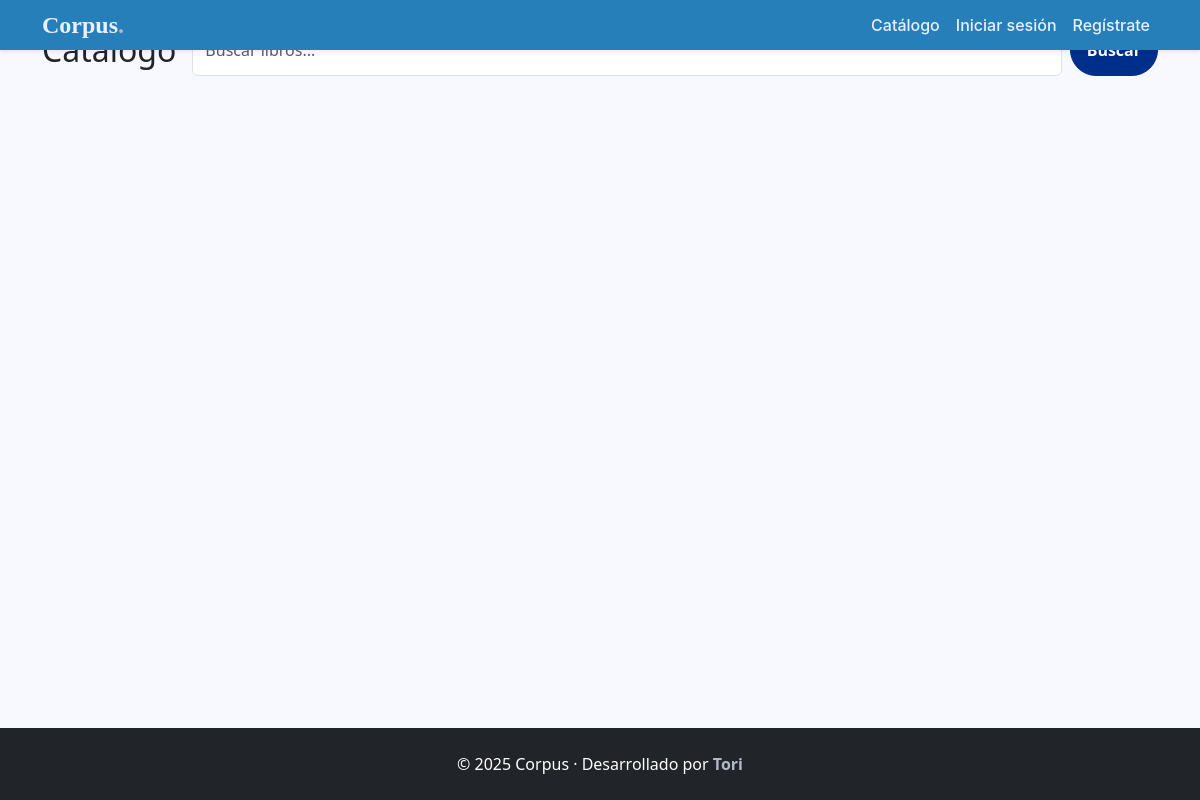
The app's page /catalogo/libros/, older data.
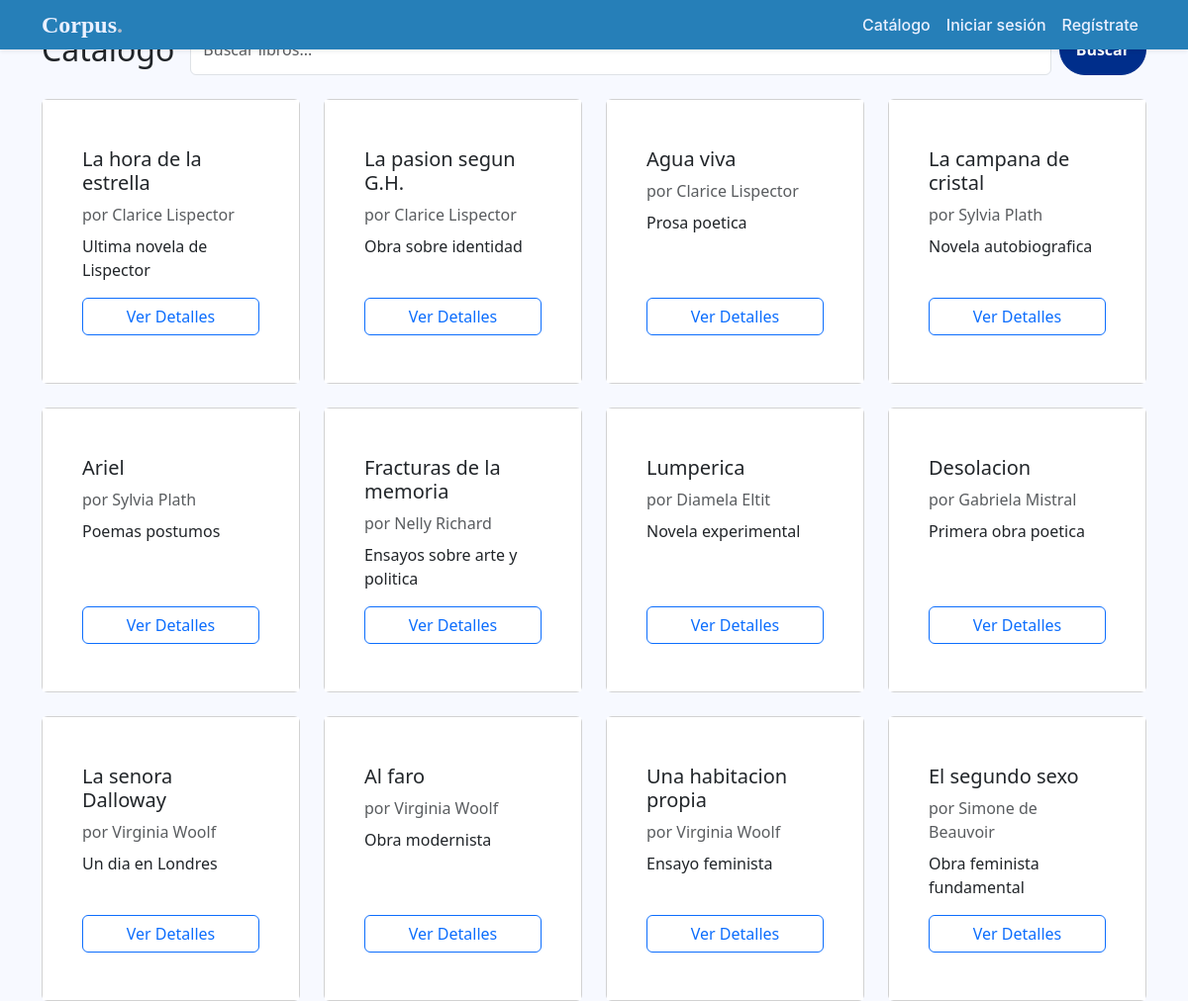
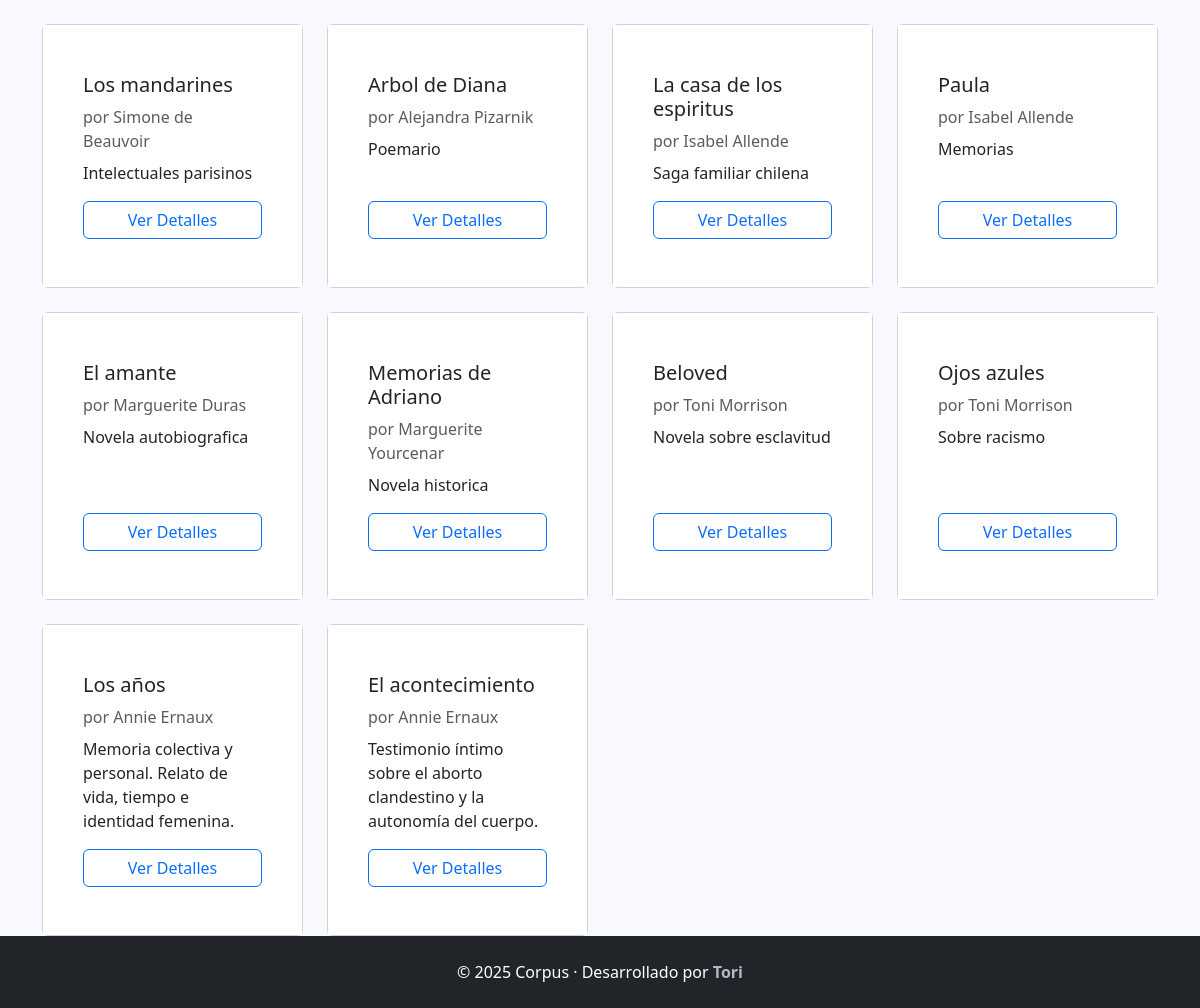
The same page, newer data (2 pictures, top to bottom).
### apps/catalogo/models.py (models this page shows, shortened)
class Libro(models.Model):
    titulo = models.CharField(max_length=200)
    autor = models.ForeignKey(Autor, on_delete=models.CASCADE)
    isbn = models.CharField(max_length=13, unique=True)
    editorial = models.CharField(max_length=100, blank=True, null=True)
    ano_publicacion = models.IntegerField()
    categoria = models.ForeignKey(Categoria, on_delete=models.CASCADE)
    descripcion = models.TextField()
    portada = models.URLField(blank=True, null=True)
    copias_totales = models.PositiveIntegerField()
    copias_disponibles = models.PositiveIntegerField()
    fecha_registro = models.DateTimeField(auto_now_add=True)

class Autor(models.Model):
    nombre = models.CharField(max_length=100)
    biografia = models.TextField(blank=True, null=True)
    pais = models.CharField(max_length=50, blank=True, null=True)
    fecha_nacimiento = models.DateField(blank=True, null=True)
    def __str__(self):
        return self.nombre
    class Meta:
        verbose_name = 'Autor'
        verbose_name_plural = 'Autores'

### apps/catalogo/views.py (the view)
# urls.py: path('libros/', ListaLibrosView.as_view(), name='lista_libros'),
class ListaLibrosView(View):
    template_name = 'catalogo/lista_libros.html'
    def get(self, request):
        q = request.GET.get('q', '')
        libros = Libro.objects.all()
        if q:
            libros = libros.filter(titulo__icontains=q)
        context = {
            'libros': libros,
            'q': q,
        }
        return render(request, self.template_name, context)

### templates/catalogo/lista_libros.html (shortened to what this page needs)
{% extends 'base.html' %}
{% block content %}
<div class ="container mt-4">
    <div class="d-flex flex-column flex-md-row justify-content-between align-items-start align-items-md-center mb-4 gap-3">
        <h2 class="mb-0">Catálogo</h2>
        <form method="get" class="d-flex gap-2 w-100 w-md-auto">
            <button type="submit" class="btn btn-primary">Buscar</button>
        </form>
    </div>
    <div class="row g-4">
        {% for libro in libros %}
        <div class="col-12 col-sm-6 col-md-4 col-lg-3">
            <div class="card h-100">
                <div class="card-body d-flex flex-column">
                    <h5 class="card-title">{{ libro.titulo }}</h5>
                    <p class="card-text text-muted mb-2">por {{ libro.autor }}</p>
                    <p class="card-text flex-grow-1">{{ libro.descripcion|truncatewords:20 }}</p>
                    <a href="{% url 'catalogo:detalle_libro' libro.id %}" class="btn btn-outline-primary mt-auto">Ver Detalles</a>
                </div>
            </div>
        </div>
        {% endfor %}
    </div>
</div>
{% endblock content %}

### templates/base.html (shortened to what this page needs)
<!DOCTYPE html>
<html lang="es">
<head>
  {% load static %}
  <link href="https://cdn.jsdelivr.net/npm/bootstrap@5.3.3/dist/css/bootstrap.min.css" rel="stylesheet">
  <link rel="stylesheet" href="https://cdn.jsdelivr.net/npm/bootstrap-icons@1.11.3/font/bootstrap-icons.min.css">
  <link rel="stylesheet" href="{% static 'css/styles.css' %}">
</head>
<body class="d-flex flex-column min-vh-100">
  <header>
    <nav class="navbar navbar-expand-lg shadow-sm navbar-personalizado fixed-top">
      <div class="container">
        <a class="navbar-brand fw-bold" href="{% url 'home' %}">Corpus<span class="punto">.</span></a>
        <div class="collapse navbar-collapse" id="navbarNav">
          <ul class="navbar-nav ms-auto">
            <li class="nav-item">
              <a class="nav-link" href="{% url 'catalogo:lista_libros' %}">Catálogo</a>
            </li>
            {% if user.is_authenticated %}
              <li class="nav-item">
                <a class="nav-link" href="{% url 'prestamos:mis_prestamos' %}">Préstamos</a>
              </li>
              <li class="nav-item">
                <a class="nav-link" href="{% url 'prestamos:mis_reservas' %}">Mis Reservas</a>
              </li>
              <li class="nav-item">
                <a class="nav-link" href="{% url 'usuarios:perfil' %}">Mi Perfil</a>
              </li>
              <li class="nav-item">
                <a class="nav-link" href="{% url 'usuarios:logout' %}">Cerrar sesión</a>
              </li>
            {% else %}
              <li class="nav-item">
                <a class="nav-link" href="{% url 'usuarios:login' %}">Iniciar sesión</a>
              </li>
              <li class="nav-item">
                <a class="nav-link" href="{% url 'usuarios:registro' %}">Regístrate</a>
              </li>
            {% endif %}
          </ul>
        </div>
      </div>
    </nav>
  </header>
  <main class="flex-grow-1">
    {% block content %}{% endblock %}
  </main>
  <footer class="bg-dark text-white py-4 mt-auto">
    <div class="container text-center">
      <p class="mb-0">© 2025 Corpus · Desarrollado por <strong class="punto">Tori</strong></p>
    </div>
  </footer>
</body>
</html>

### static/css/styles.css (style rules this page uses)
:root { --azul-principal: #5a79ff; --azul-profundo: #002e8b; --hielo: #eaf0ff; --gris: #4a4a4a; --negro-suave: #1a1a1a; --fondo: #f7f9ff; --navbar-height: 50px; }
body { background: var(--fondo); }
.navbar-personalizado { height: var(--navbar-height); background-color: rgba(38, 127, 184) !important; box-shadow: 0 2px 4px rgba(0, 0, 0, 0.1); }
.navbar-personalizado .nav-link { font-family: 'Inter', sans-serif !important; font-weight: 500; font-size: 1rem; color: var(--hielo) !important; }
.navbar-brand { font-family: 'Playfair Display', serif !important; font-weight: 600; font-size: 1.5rem; color: var(--hielo) !important; }
.punto { color: rgba(177, 185, 199); }
.nav-link { position: relative; transition: color 0.3s ease; }
.nav-link::after { content: ''; position: absolute; bottom: 0; left: 50%; width: 0; height: 2px; background-color: var(--azul-profundo); transition: width 0.3s ease; transform: translateX(-50%); }
footer { margin-top: 4rem; }
.btn-primary { background-color: var(--azul-profundo) !important; border-color: var(--azul-profundo) !important; border-radius: 50px; padding: 0.8rem 1rem; font-weight: 600; }
.card-body { background-color: #ffffff; padding: 3rem 2.5rem !important; }

Row changes from the older to the newer data that the page shows:
added Libro: titulo "La hora de la estrella", autor "Clarice Lispector", descripcion "Ultima novela de Lispector"
added Libro: titulo "La pasion segun G.H.", autor "Clarice Lispector", descripcion "Obra sobre identidad"
added Libro: titulo "Agua viva", autor "Clarice Lispector", descripcion "Prosa poetica"
added Libro: titulo "La campana de cristal", autor "Sylvia Plath", descripcion "Novela autobiografica"
added Libro: titulo "Ariel", autor "Sylvia Plath", descripcion "Poemas postumos"
added Libro: titulo "Fracturas de la memoria", autor "Nelly Richard", descripcion "Ensayos sobre arte y politica"
added Libro: titulo "Lumperica", autor "Diamela Eltit", descripcion "Novela experimental"
added Libro: titulo "Desolacion", autor "Gabriela Mistral", descripcion "Primera obra poetica"
added Libro: titulo "La senora Dalloway", autor "Virginia Woolf", descripcion "Un dia en Londres"
added Libro: titulo "Al faro", autor "Virginia Woolf", descripcion "Obra modernista"
added Libro: titulo "Una habitacion propia", autor "Virginia Woolf", descripcion "Ensayo feminista"
added Libro: titulo "El segundo sexo", autor "Simone de Beauvoir", descripcion "Obra feminista fundamental"
added Libro: titulo "Los mandarines", autor "Simone de Beauvoir", descripcion "Intelectuales parisinos"
added Libro: titulo "Arbol de Diana", autor "Alejandra Pizarnik", descripcion "Poemario"
added Libro: titulo "La casa de los espiritus", autor "Isabel Allende", descripcion "Saga familiar chilena"
added Libro: titulo "Paula", autor "Isabel Allende", descripcion "Memorias"
added Libro: titulo "El amante", autor "Marguerite Duras", descripcion "Novela autobiografica"
added Libro: titulo "Memorias de Adriano", autor "Marguerite Yourcenar", descripcion "Novela historica"
added Libro: titulo "Beloved", autor "Toni Morrison", descripcion "Novela sobre esclavitud"
added Libro: titulo "Ojos azules", autor "Toni Morrison", descripcion "Sobre racismo"
added Libro: titulo "Los años", autor "Annie Ernaux", descripcion "Memoria colectiva y personal. Relato de vida, tiempo e identidad femenina."
added Libro: titulo "El acontecimiento", autor "Annie Ernaux", descripcion "Testimonio íntimo sobre el aborto clandestino y la autonomía del cuerpo."
